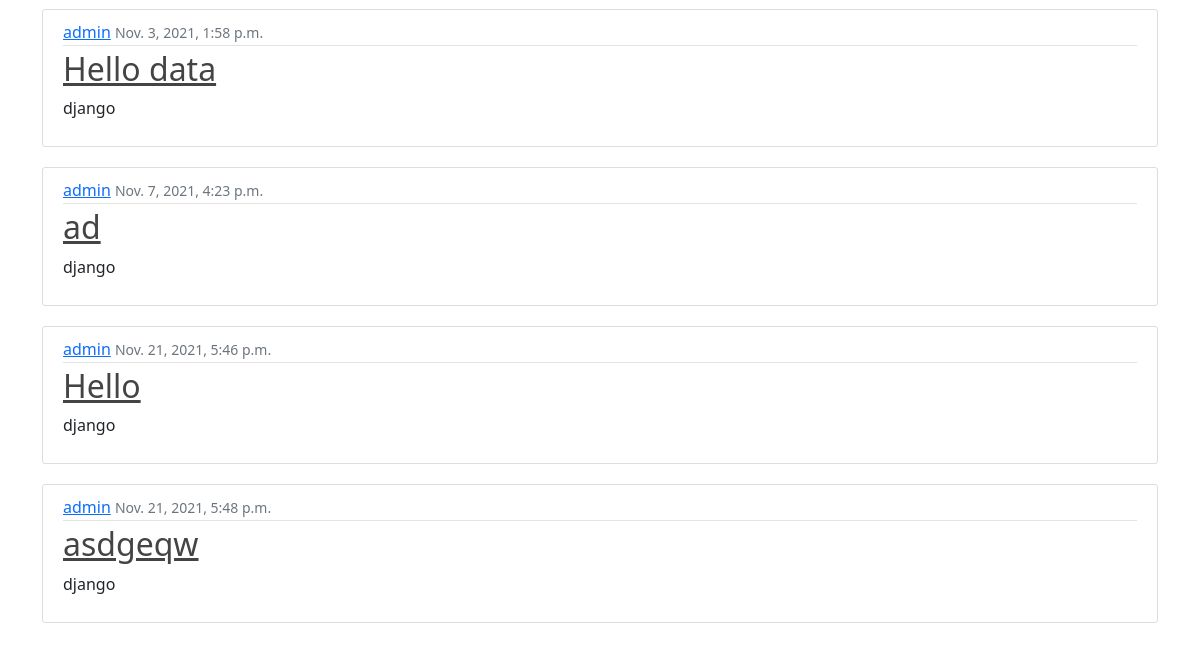
Before: / (lower part) with the older database file.
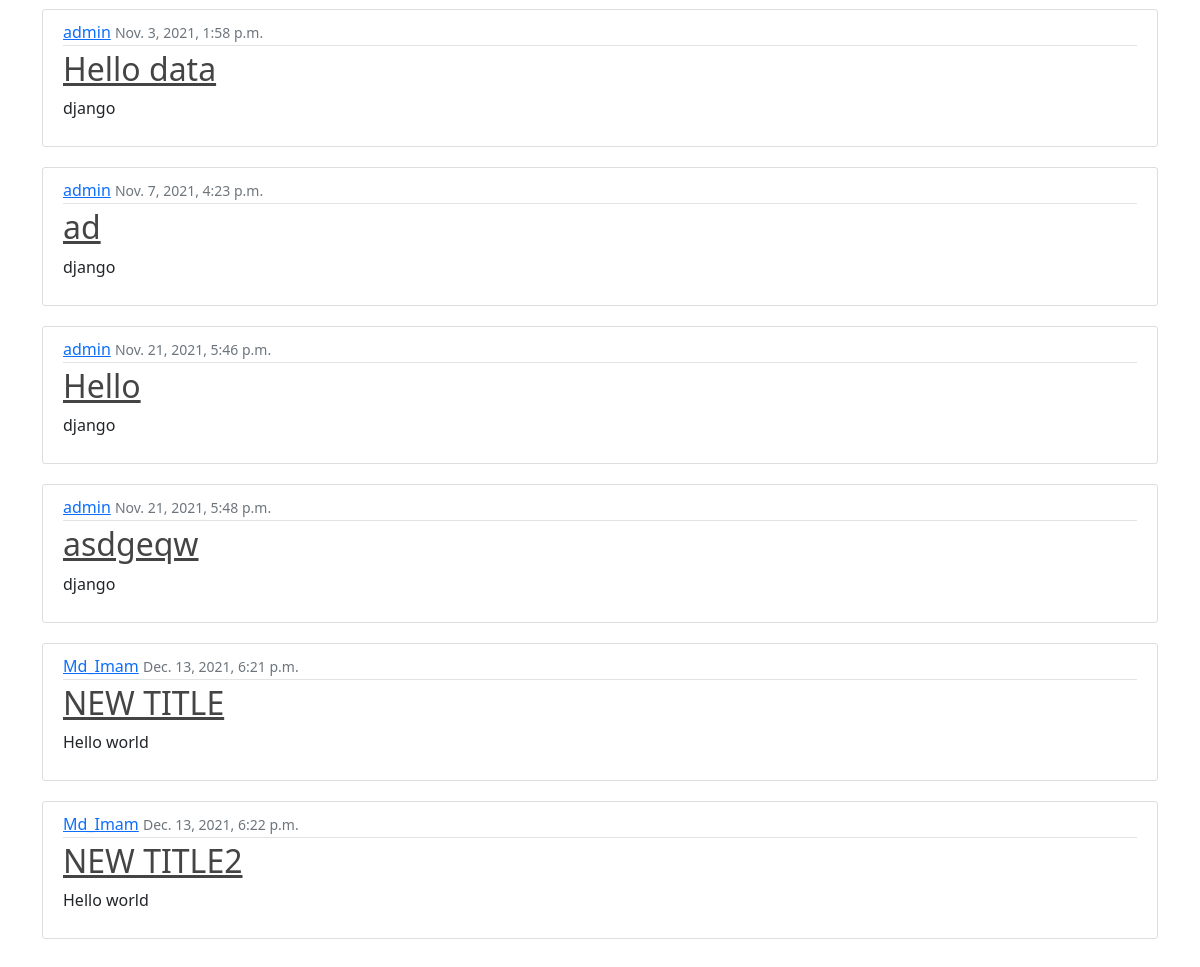
After: the same page with the newer database file.
### main/models.py (models this page shows, shortened)
class Content(models.Model):
    user = models.ForeignKey(User, on_delete=models.SET_NULL, null=True) # user --> content (one to many)
    title = models.CharField(max_length=150)
    text = models.TextField()
    tags = models.ManyToManyField("Tag")
    """
    Content Tag
    1        2
    1        3
    2        4
    5        4
    3        2
    """
    date_created = models.DateTimeField(auto_now_add=True)  # when created,
    last_updated = models.DateTimeField(auto_now=True)

### main/views.py (the view)
# urls.py: path("", views.IndexPageView.as_view(), name="index_page"),
class IndexPageView(ListView):
    template_name = "main/index.html"
    context_object_name = "posts"
    def get_queryset(self):
        qs = Content.objects.all()
        return qs

### Templates/main/index.html (shortened to what this page needs)
{% extends "Components/base.html" %}
{% load static  %}
{% block body %}
    <div class="container">
        {% for post in posts %}
            <article class="media content-section">
                <div class="media-body">
                    <div class="article-metadata">
                        <a class="mr-2" href="#">{{ post.user }}</a>
                        <small class="text-muted">{{ post.last_updated }}</small>
                    </div>
                    <h2>
                        <a class="article-title"
                        href="{% url 'content_detail' id=post.id %}">{{ post.title }}</a>
                    </h2>
                    <p class="article-content">{{ post.text }}</p>
                </div>
            </article>
        {% endfor %}
    </div>
{% endblock body %}

Changed rows visible on the page:
added Content: user "Md_Imam", last_updated "Dec. 13, 2021, 6:21 p.m.", title "NEW TITLE", text "Hello world"
added Content: user "Md_Imam", last_updated "Dec. 13, 2021, 6:22 p.m.", title "NEW TITLE2", text "Hello world"
